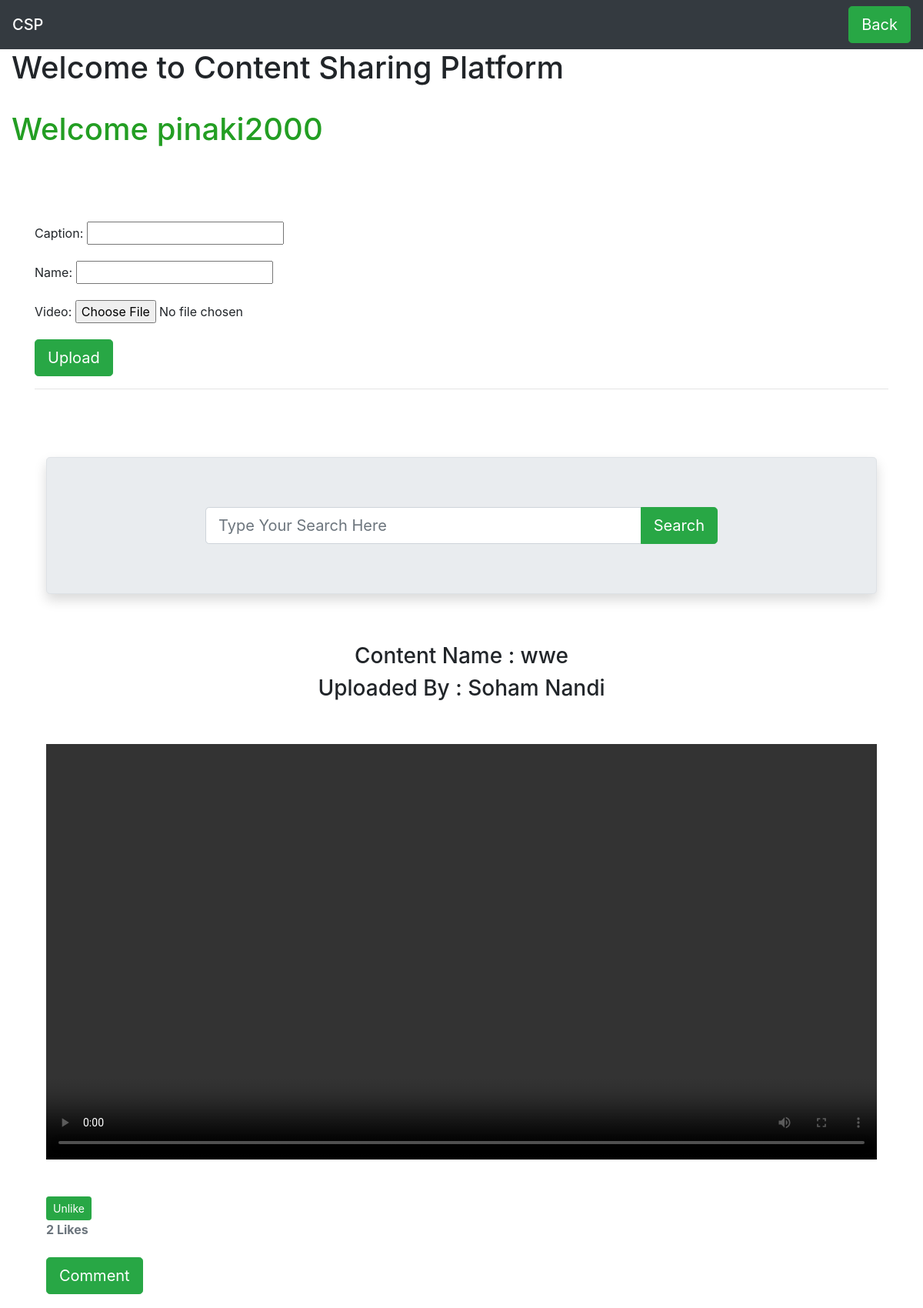
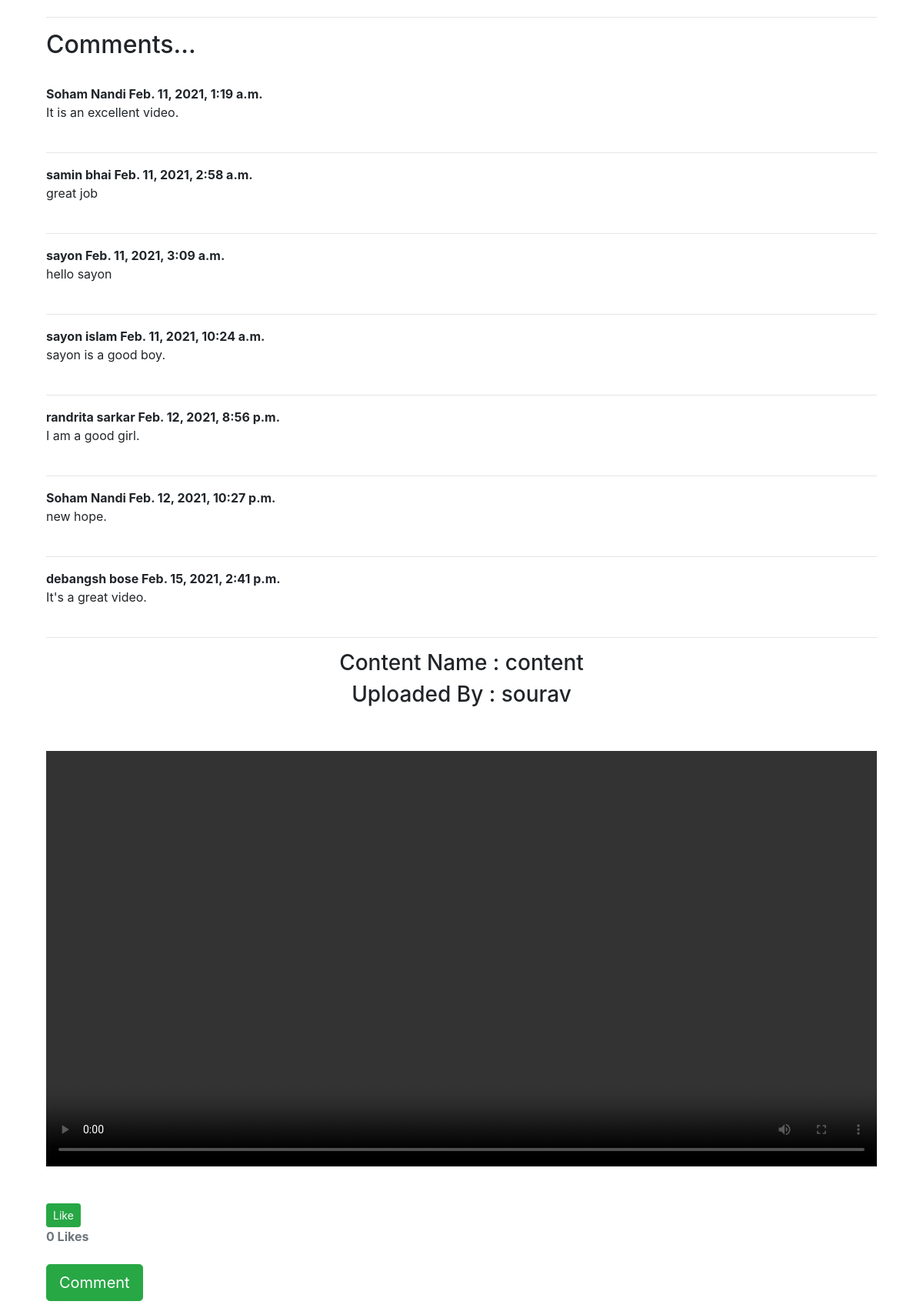
/video/ (signed in, upper part), run on the app's committed database (2 pictures, top to bottom).
### app/models.py (models this page shows, shortened)
class Video(models.Model):
    caption = models.CharField(max_length=100)
    name = models.CharField(max_length=100)
    video = models.FileField(upload_to="video/%y", validators=[file_size])
    likes = models.ManyToManyField(User,related_name="blog_posts1",blank=True)
    verified= models.BooleanField(default=False)
    def number_of_likes(self):
        return self.likes.count()

class Comment1(models.Model):
    post = models.ForeignKey(Video, related_name="comments", on_delete=models.CASCADE)
    name = models.CharField(max_length=100)
    body = models.TextField(null=True)
    date_added = models.DateTimeField(auto_now_add=True)

### app/views.py (the view, shortened to what this page needs)
# urls.py: path('video/', views.user_video, name="user_video"),
def user_video(request):
    if request.method == "GET":
        if 'q' in request.GET:
            q = request.GET['q']
            all_video = Video.objects.filter(name=q)
        else:
            all_video = Video.objects.filter(verified=True)
        for vid in all_video:
            vid.post_is_liked=vid.likes.filter(id=request.user.id).exists()
        form = Video_form()
        return render(request, 'video.html', {"form": form, "all": all_video})

### app/forms.py
class Video_form(forms.ModelForm):
    class Meta:
        model = Video
        fields = ("caption", "name", "video")

### app/templates/video.html (shortened to what this page needs)
<!doctype html>
<html lang="en">
  <head>
    <link rel="stylesheet" href="https://stackpath.bootstrapcdn.com/bootstrap/4.5.2/css/bootstrap.min.css">
  </head>
  <body>
    <nav class="navbar navbar-dark bg-dark">
        <span class="navbar-brand mb-0 h1">CSP</span>
        <a class="btn btn-success btn-lg" href="/ " role="button">Back</a>
      </nav>
    <h1 style="margin-left: 15px;">Welcome to Content Sharing Platform</h1>
    <br>
    <h1 style="margin-left: 15px; color:rgb(35, 158, 35)">Welcome {{request.user.username}}</h1>
    <div class="container">
     <div class="mt-5">
     <br>
     <br>
      <form action="." method="post" enctype="multipart/form-data">
        {{form.as_p}}
        <button class="btn btn-success btn-lg">Upload</button>
      </form>
    </div>
    <hr>
        <br><br>
        <div class="container my-4 post-wrapper">
        <div class="jumbotron border shadow">
            <div class="row">
                <div class="col-md-8 offset-2">
                    <form>
                        <div class="input-group">
                            <input name="q" type="text" placeholder="Type Your Search Here" class="form-control form-control-lg" />
                            <div class="input-group-append">
                                <button class="btn btn-success btn-lg">Search</button>
                            </div>
                        </div>
                    </form>
                </div>
            </div>
        </div>
            <br>
    {% for x in all %}
        <h3 class="text-center mt-2 mb-2">Content Name : {{x.caption}}</h3>
        <h3 class="text-center mt-2 mb-2">Uploaded By : {{x.name}}</h3>
        <br><br>
        <video class="embed-responsive embed-responsive-16by9"  controls="controls" >
            <source src="{{x.video.url}}" type="video/mp4" />
          </video>
        <br><br>
            {% if user.is_authenticated %}
  <form action="{% url 'blogpost_like1' x.id %}" method="POST">
    {% if x.post_is_liked %}
    <button type="submit" name="blogpost_id" value="{{x.id}}" class="btn btn-success btn-sm">Unlike</button>
    {% else %}
    <button type="submit" name="blogpost_id" value="{{x.id}}" class="btn btn-success btn-sm">Like</button>
    {% endif %}
  </form>
{% else %}
  <a class="btn btn-outline-info" href="{% url 'login' %}?next={{request.path}}">Log in to like this article!</a><br>
{% endif %}
<strong class="text-secondary">{{ x.number_of_likes }} Like{{ x.number_of_likes|pluralize }}</strong>
            <br><br>
            <a href="{% url 'add_comment1' x.pk %}" class="btn btn-success btn-lg">Comment</a>
            <br><br>
            <hr>
            <h2>Comments...</h2>
            <br>
            {% if not x.comments.all %}
            No Comments Yet...<a href="{% url 'add_comment1' x.pk %}">Add One</a>
            {% else %}
            {% for comment in x.comments.all %}
            <strong>
                {{ comment.name }}
                {{comment.date_added}}
            </strong>
            <br/>
            {{comment.body}}
            <br><br>
            <hr>
            {% endfor %}
            {% endif %}
        {% endfor %}
    </div>
  </body>
</html>

### data on the page
Video: caption "wwe", name "Soham Nandi", number_of_likes "2"
Comment1: name "Soham Nandi", date_added "Feb. 11, 2021, 1:19 a.m.", body "It is an excellent video."
Comment1: name "samin bhai", date_added "Feb. 11, 2021, 2:58 a.m.", body "great job"
Comment1: name "sayon", date_added "Feb. 11, 2021, 3:09 a.m.", body "hello sayon"
Comment1: name "sayon islam", date_added "Feb. 11, 2021, 10:24 a.m.", body "sayon is a good boy."
Comment1: name "randrita sarkar", date_added "Feb. 12, 2021, 8:56 p.m.", body "I am a good girl."
Comment1: name "Soham Nandi", date_added "Feb. 12, 2021, 10:27 p.m.", body "new hope."
Comment1: name "debangsh bose", date_added "Feb. 15, 2021, 2:41 p.m.", body "It's a great video."
Video: caption "content", name "sourav", number_of_likes "0"

### other printed values
{{ request.user.username }} "pinaki2000"
